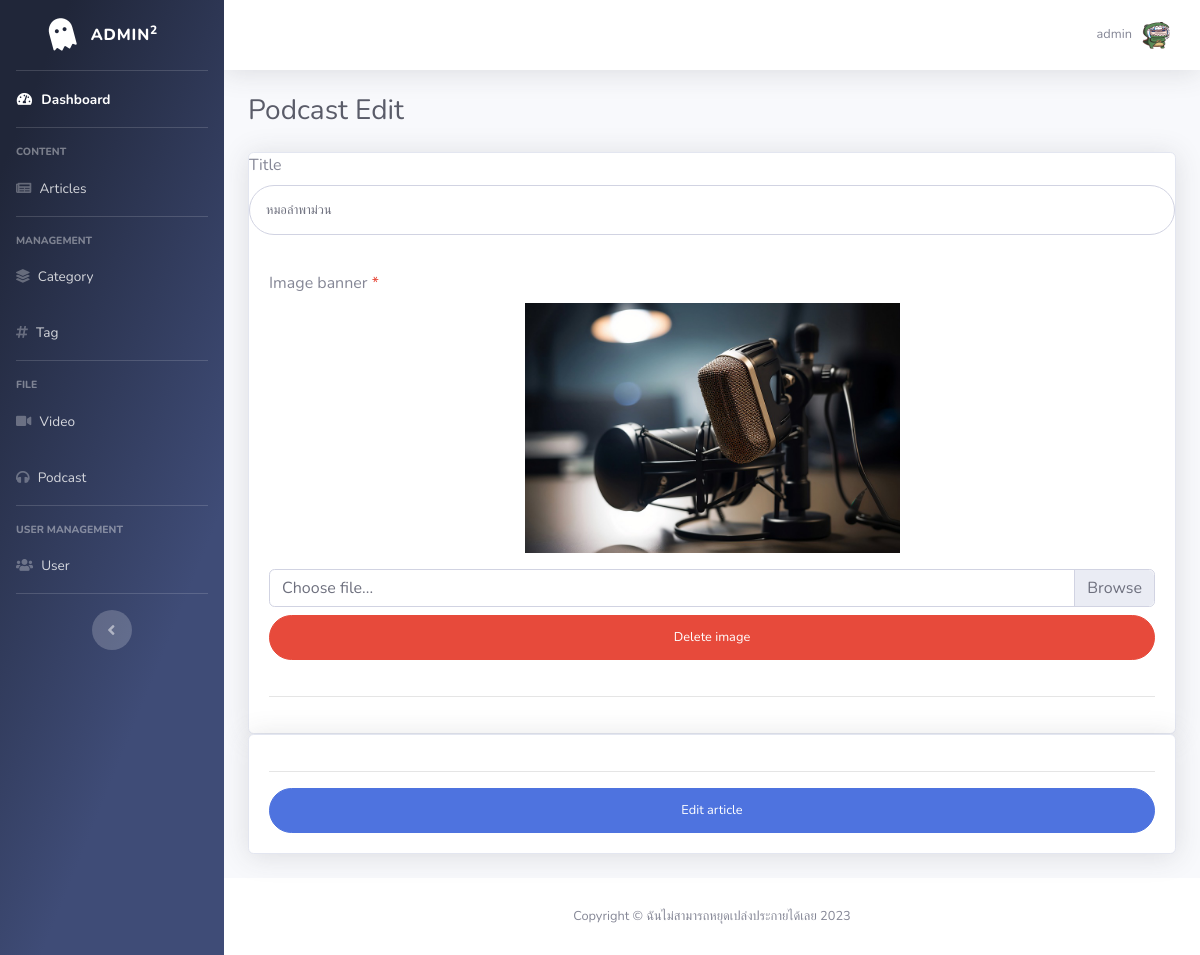
/backend/podcast-edit.php?id=6 (signed in), run on the app's committed database.
### tables this page shows
CREATE TABLE `podcasts` (
  `id` int(11) NOT NULL,
  `name` varchar(255) NOT NULL,
  `location` varchar(255) NOT NULL,
  `image_podcast` varchar(255) NOT NULL,
  `title` varchar(255) NOT NULL,
  `category_id` int(11) NOT NULL,
  `user_id` int(11) NOT NULL,
  `create_at` timestamp NOT NULL DEFAULT current_timestamp() ON UPDATE current_timestamp(),
  `status` tinyint(4) NOT NULL DEFAULT 0
);

### backend/podcast-edit.php (the view, shortened to what this page needs)
<?php
include_once('functions/tag-function.php');
$pod_id = $_GET['id'];
$sql = "SELECT * FROM podcasts WHERE id='$pod_id'";
$VideoQuery = mysqli_query($conn, $sql);
$podcasts = mysqli_fetch_array($VideoQuery);
$fields = array(
    "file1" => "File 1:",
);
?>
<!DOCTYPE html>
<html lang="en">
<head>
    <link href="vendor/fontawesome-free/css/all.min.css" rel="stylesheet" type="text/css">
    <link href="css/sb-admin-2.css" rel="stylesheet">
    <link rel="stylesheet" href="https://cdnjs.cloudflare.com/ajax/libs/select2/4.0.13/css/select2.min.css" />
</head>
<body id="page-top">
    <div id="wrapper">
        <?php include('./components/sidebar.php') ?>
        <div id="content-wrapper" class="d-flex flex-column">
            <div id="content">
                <?php include('./components/topbar.php') ?>
                <div class="container-fluid">
                    <div class="d-flex justify-content-between">
                        <h1 class="h3 mb-4 text-gray-800">Podcast Edit</h1>
                    </div>
                    <form class="user" method="POST" enctype="multipart/form-data">
                        <div class="row">
                            <div class="col-lg-12">
                                <div class="card shadow">
                                    <div class="form-group">
                                        <label>Title</label>
                                        <input type="text" class="form-control form-control-user" name="title" value="<?php echo $podcasts['title']; ?>">
                                    </div>
                                    <div class="card-body">
                                        <div class="form-group">
                                            <label>Image banner
                                                <span class="text-danger">*</span>
                                            </label>
                                            <br>
                                            <?php
                                            foreach ($fields as $field => $value) {
                                            ?>
                                                <div class="show-file mb-3" <?php echo "id='show-$field'"; ?>>
                                                    <img <?php if ($podcasts['image_podcast']) {
                                                                echo "src='uploads/podcast-img/" . $podcasts['image_podcast'] . "'";
                                                            } else {
                                                                echo "src='img/no-image.jpg'";
                                                            }
                                                            ?> alt="" class="show-image mx-auto">
                                                </div>
                                                <div class="custom-file">
                                                    <label class="custom-file-label text-ellipsis" <?php echo "for='$field' id='label-$field'"; ?>>Choose file...</label>
                                                    <button type="button" class="btn btn-danger btn-user btn-block" <?php echo "id='btn-$field'"; ?> onclick="deleteImage(this)">Delete image</button>
                                                </div>
                                            <?php
                                            }
                                            ?>
                                        </div>
                                        <hr class="mt-5">
                                    </div>
                                </div>
                                <div class="card shadow mb-4">
                                    <div class="card-body">
                                        <hr>
                                        <button type="submit" name="submit" id="submit" class="btn btn-primary btn-user btn-block">
                                            Edit article
                                        </button>
                                    </div>
                                </div>
                            </div>
                        </div>
                    </form>
                </div>
            </div>
            <footer class="sticky-footer bg-white">
                <div class="container my-auto">
                    <div class="copyright text-center my-auto">
                        <span>Copyright &copy; ฉันไม่สามารถหยุดเปล่งประกายได้เลย <?php echo date("Y"); ?></span>
                    </div>
                </div>
            </footer>
        </div>
    </div>
</body>
</html>

### data on the page
podcasts: title "หมอลำพาม่วน", image_podcast (picture)

### other printed values
$_SESSION['username'] "admin"
